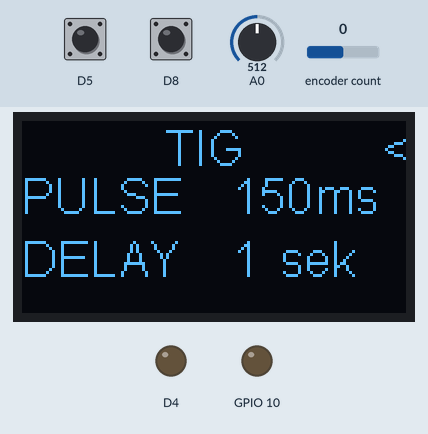
Recording of a program running on a simulated ESP8266 (NodeMCU). On the bench: 128×64 one-colour display, output pins drawn as LEDs (lit = HIGH). Inputs (shaded band) come from the test bench; at power-on: encoder count 0, A0 = 512, D5 HIGH, D8 HIGH.

Above: at 1.2 s.
1.3 s: encoder count set to 1
At 1.9 s:
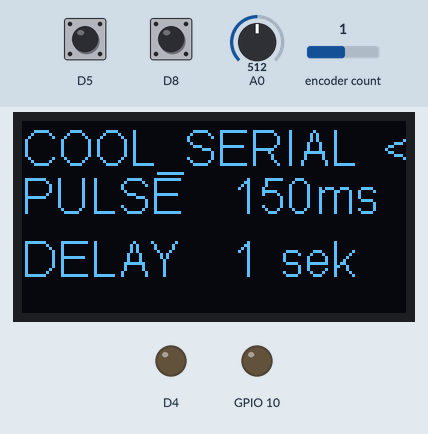
2.8 s: encoder count set to 2
At 4.0 s:
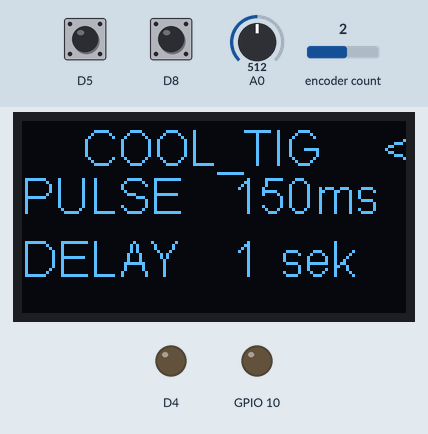
4.3 s: A0 set to 312
5.8 s: A0 set to 286
At 6.8 s:
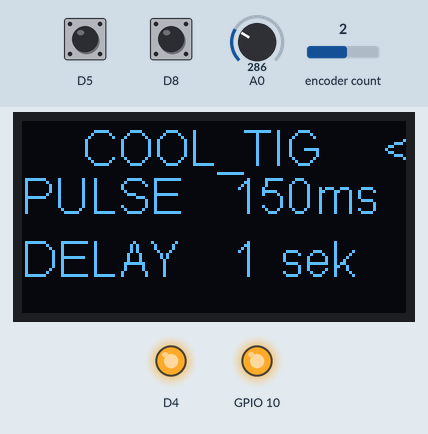
7.4 s: D5 pulled LOW for 0.15 s
At 8.5 s:
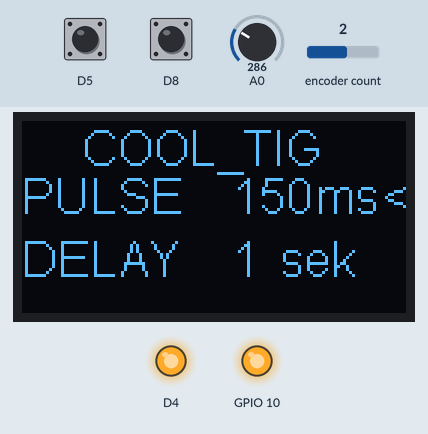
9.0 s: D5 pulled LOW for 0.15 s
At 9.7 s:
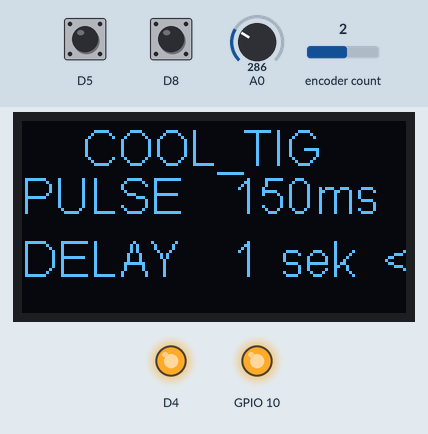
Timing chart, 0 to 11.6 s (numbered marks = the images above; inputs shaded):
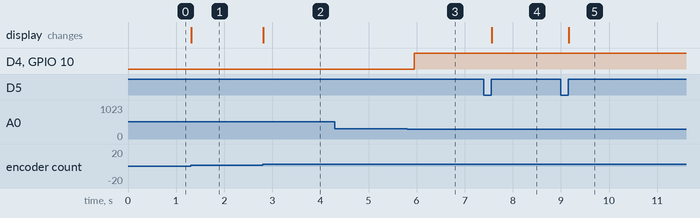

The program:

main.cpp
```cpp
#include <Arduino.h>
#include "SSD1306Wire.h"
#include "Ticker.h"
#include <EncButton.h>


EncButton<EB_TICK, 12, 13, 14> enc;  // установка энкодера  A gpio12  / B gpio13  / SW gpio14
SSD1306Wire display(0x3c, SDA, SCL);  // ADDRESS,     SDA gpio4 / SCL gpio5
const uint16_t acp=300;   // константа уровня adc  контроля рабочей дуги
String myStr;             //переменная  строковая для вывода на экран int
bool disp=1;              // переменная разрешение вывести на дисппей
int8_t menu=0;            //переменная  меню режима работы
int8_t old_menu=4;        //переменная  меню режима работы вспомогательная
int8_t rezim =0;          //переменная  меню выбора строки
int8_t rezim_old =4;      //переменная  меню выбора строки вспомогательная
uint8_t imp=150;          //переменная  время импульса
uint8_t imp_old=200;      //переменная  время импульса вспомогательная
uint8_t seria=1;          //переменная  время между импульсами
uint8_t seria_old=200;    //переменная  время между импульсами вспомогательная
uint16_t in=0;            //переменная  ADC ВХОДНОЕ НАПРЯЖЕНИЕ КОНТРОЛЯ ДУГИ
uint16_t zaderzka=0;      //переменная  перещитаная задержка мещду импульсами
bool i=0;                 //переменная   переманная тригера кнопки старт вспомогательная
bool i_old=0;             //переменная   переманная тригера кнопки старт
bool start=0;             //переменная  поджог дуги
void tim();                //....   установка.....
Ticker timer1(tim, 3, 0);//  и настройка таймера


void setup() {
display.init();            // иницилизация дисплея
timer1.start();            // старт таймера
pinMode(10, OUTPUT); pinMode(D4, OUTPUT);      //  Выход на включения сварки ................................ /GPIO 10
pinMode(A0, INPUT);        //  Вход ADC датчика тока для контроля зажигания рабочей дуги  /ADC 0
pinMode(D8, INPUT_PULLUP); //  Вход с педали старт сварки................................./GPIO 9
digitalWrite(10, 1);digitalWrite(D4, 1) ;//  выключаем сварку однократно при старте для исключения самопроизвольного поджога


}

void loop() {
timer1.update();           //  перезапуск таймера


//........................................ режим работы .......................................................................


switch (menu)
{
case 0:// Режим просто сварка TIG

if (digitalRead(D8)){digitalWrite(10, 0); digitalWrite(D4, 0) ;}else{digitalWrite(10, 1); digitalWrite(D4, 1) ;}    // читаем gpio15 и включаем или выключаем дугу

break;
case 1://Режим холодной точечной сварки cold_tig

if (digitalRead(D8)){i=1 ;}else{i=0;start=0;}    //тригер кнопки старт срабатывает один раз при нажатии кнопки
 if(i!=i_old)  {i_old=i; if (i==1)start=1;  }    //или сбрасывает её
 if (start==1){digitalWrite(10, 0) ; digitalWrite(D4, 0) ;            // поджог дежурной дуги
if(in<acp){delay(imp);digitalWrite(10,1); digitalWrite(D4, 1) ;start=0;}// определение наличее тока рабочей дуги отсчет времени и тушение дуги сброс тригера старт
}
else{start=0;digitalWrite(10,1);digitalWrite(D4, 1) ;}                //Тушение дуги если кнопка отпущена

break;
case 2://Режим холоной точечной сварки серия импульсов cold_tig_serial

if (digitalRead(D8)){i=1 ;}else{i=0;start=0;}    //тригер кнопки старт срабатывает один раз при нажатии кнопки
 if(i!=i_old)  {i_old=i; if (i==1)start=1;  }    //или сбрасывает её
 if (start==1){digitalWrite(10, 0) ; digitalWrite(D4, 0) ;             // поджог дежурной дуги
if(in<acp){delay(imp);digitalWrite(10,1); digitalWrite(D4, 1) ;delay(zaderzka);start=1;}// определение наличее тока рабочей дуги отсчет времени и тушение дуги сброс тригера старт
}// добавлена серия импульсов
else{start=0;digitalWrite(10,1); digitalWrite(D4, 1) ;}                //Тушение дуги если кнопка отпущена

break;
}


 //................................................  меню и обработка дисплея ..................................................
if (menu!=old_menu)  disp=1;     //  флаг обновления дисплея   смена режима работы сварки
if (rezim!=rezim_old) disp=1;    //  флаг обновления дисплея   смена меню дисплея
if (imp!=imp_old) disp=1;        //  флаг обновления дисплея   изменение длинны импульса
if (seria!=seria_old) disp=1;    //  флаг обновления дисплея   изменение длительности задержки между импульсами
if(disp==1)                      //  проверяем флаг обновления дисплея
{
                       if (menu>2)menu=0;   // запираем меню
                       if (menu<0)menu=2;   // между 0..2
                          old_menu=menu;
                       if (rezim>2)rezim=0;  // запираем режим
                       if (rezim<0)rezim=2;  // между 0..2
                          rezim_old=rezim;
                       if (imp>250)imp=250;  // запираем режим
                       if (imp<10)imp=10;  // между 10..250 ms
                          imp_old=imp;
                          if (seria>5)seria=5;  // запираем режим
                       if (seria<1)seria=1;  // между 1..5сек
                          seria_old=seria;


						            disp=0;                 // обнулить флаг обновления дисплея


                        display.clear();        //стереть дисплей
	          		 		switch (menu)
	          		 		{
	          		 		case 0:
	          		 			//режим работы 1

                       display.setFont(ArialMT_Plain_16);
                      display.drawString(20, 0, "       TIG");

	          		 		  break;
	          		 		case 1:
	          		 			//режим работы 2

                        display.setFont(ArialMT_Plain_16);
                      display.drawString(0, 0, "     COOL_TIG");

	          		 		  break;
	          		 		case 2:

	          		 			//режим работы 3

                       display.setFont(ArialMT_Plain_16);
                       display.drawString(0, 0, "COOL_SERIAL");

       		 			       break;
	          		 		  }


	          		 		switch (rezim)
	          		 		{
	          		 		case 0:
	          		 			//строка 1

                       display.setFont(ArialMT_Plain_16);
                      display.drawString(120, 0, "<");

	          		 		  break;
	          		 		case 1:
	          		 			//строка 2

                        display.setFont(ArialMT_Plain_16);
                        display.drawString(120, 16, "<");
	          		 		  break;
	          		 		case 2:

	          		 			//строка 3

                       display.setFont(ArialMT_Plain_16);
                       display.drawString(120,37, "<");

       		 			       break;
	          		 		  }

                         display.drawString(0, 16, "PULSE           ms");
                       myStr = String(imp);
                       display.drawString(70, 16, myStr);

                       display.drawString(0, 37,   "DELAY        sek");
                       myStr = String(seria);
                       zaderzka=seria*1000;
                       display.drawString(70, 37, myStr);

							  display.display(); // Выводим  из буфера на дисплей
}


//...................................... конец обработки дисплея.................................................................
//.................................... обработка валкодера  начало...............................................................


  enc.tick();                        //    опрос валкодера
if (enc.left())                      // поворот налево
   {
switch (rezim)
{
case 0:
menu=menu+1; 	        	    	//установка режим +
break;

case 1:
imp=imp+1;          		 			    //установка длительность импульса +
break;
case 2:
seria=seria+1;         		 			   //установка интервал между импульсами +
 break;
}
  }


if (enc.right())                     // поворот направо
  {
switch (rezim)
{
case 0:
menu=menu-1; 	           		 	//установка режим -
break;

case 1:
imp=imp-1;                      //установка длительность импульса -
break;

case 2:
seria=seria-1;	          		 			   //установка интервал между импульсами -
break;
}
  }

  if (enc.click()) rezim=rezim+1;    // меню кнопка
 //.......................................  конец обработки валкодера ...........................................................

          // myStr = String(in);
           // display.drawString(0, 10, myStr);
           // display.display(); // Выводим на


}


void tim()  // таймер
{


in=analogRead (A0);        //  считывание adc ток наличие рабочей дуги


}
```

Measured:
- the behaviour switches between 300 and 299 on A0 (found by bisection; images 2 and 3)
- after the input at 1.3 s, the display: changes at once (image 1)
- after the input at 2.8 s, the display: changes at once (image 2)
- after the input at 4.3 s, every drawn part: stays the same
- after the input at 5.8 s, D4, GPIO 10: LOW → HIGH after 0.15 s
- after the input at 7.4 s, the display: changes after 0.17 s (image 4)
- after the input at 9.0 s, the display: changes after 0.17 s (image 5)
